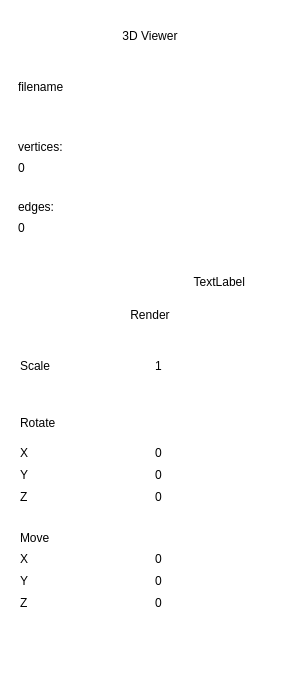
       <widget class="QFrame" name="left_aside">
        <property name="sizePolicy">
         <sizepolicy hsizetype="Fixed" vsizetype="MinimumExpanding">
          <horstretch>0</horstretch>
          <verstretch>80</verstretch>
         </sizepolicy>
        </property>
        <property name="minimumSize">
         <size>
          <width>300</width>
          <height>700</height>
         </size>
        </property>
        <property name="maximumSize">
         <size>
          <width>300</width>
          <height>16777215</height>
         </size>
        </property>
        <property name="styleSheet">
         <string notr="true">background: transparent;
border: none;</string>
        </property>
        <property name="frameShape">
         <enum>QFrame::StyledPanel</enum>
        </property>
        <property name="frameShadow">
         <enum>QFrame::Raised</enum>
        </property>
        <layout class="QVBoxLayout" name="verticalLayout_9">
         <property name="spacing">
          <number>0</number>
         </property>
         <property name="leftMargin">
          <number>0</number>
         </property>
         <property name="rightMargin">
          <number>0</number>
         </property>
         <item>
          <widget class="QFrame" name="frame">
           <property name="sizePolicy">
            <sizepolicy hsizetype="Preferred" vsizetype="Fixed">
             <horstretch>0</horstretch>
             <verstretch>0</verstretch>
            </sizepolicy>
           </property>
           <property name="minimumSize">
            <size>
             <width>0</width>
             <height>50</height>
            </size>
           </property>
           <property name="styleSheet">
            <string notr="true">background: transparent;
border: none;</string>
           </property>
           <property name="frameShape">
            <enum>QFrame::StyledPanel</enum>
           </property>
           <property name="frameShadow">
            <enum>QFrame::Raised</enum>
           </property>
           <layout class="QVBoxLayout" name="verticalLayout_14">
            <item>
             <widget class="QLabel" name="label_10">
              <property name="styleSheet">
               <string notr="true">background: transparent;</string>
              </property>
              <property name="text">
               <string>3D Viewer</string>
              </property>
              <property name="alignment">
               <set>Qt::AlignCenter</set>
              </property>
             </widget>
            </item>
           </layout>
          </widget>
         </item>
         <item>
          <widget class="QFrame" name="info_frame">
           <property name="sizePolicy">
            <sizepolicy hsizetype="Preferred" vsizetype="Preferred">
             <horstretch>0</horstretch>
             <verstretch>0</verstretch>
            </sizepolicy>
           </property>
           <property name="frameShape">
            <enum>QFrame::StyledPanel</enum>
           </property>
           <property name="frameShadow">
            <enum>QFrame::Raised</enum>
           </property>
           <layout class="QVBoxLayout" name="verticalLayout_23">
            <item>
             <widget class="QFrame" name="filename_frame">
              <property name="styleSheet">
               <string notr="true">	background: transparent;
	border: none;</string>
              </property>
              <property name="frameShape">
               <enum>QFrame::StyledPanel</enum>
              </property>
              <property name="frameShadow">
               <enum>QFrame::Raised</enum>
              </property>
              <layout class="QVBoxLayout" name="verticalLayout_8">
               <item>
                <widget class="QLabel" name="filename_title">
                 <property name="minimumSize">
                  <size>
                   <width>0</width>
                   <height>15</height>
                  </size>
                 </property>
                 <property name="text">
                  <string>filename</string>
                 </property>
                </widget>
               </item>
               <item>
                <widget class="QLabel" name="filename">
                 <property name="minimumSize">
                  <size>
                   <width>0</width>
                   <height>15</height>
                  </size>
                 </property>
                 <property name="text">
                  <string/>
                 </property>
                </widget>
               </item>
              </layout>
             </widget>
            </item>
            <item>
             <widget class="QFrame" name="vert_frame">
              <property name="styleSheet">
               <string notr="true">	background: transparent;
	border: none;</string>
              </property>
              <property name="frameShape">
               <enum>QFrame::StyledPanel</enum>
              </property>
              <property name="frameShadow">
               <enum>QFrame::Raised</enum>
              </property>
              <layout class="QVBoxLayout" name="verticalLayout_6">
               <item>
                <widget class="QLabel" name="vert_count_title">
                 <property name="minimumSize">
                  <size>
                   <width>0</width>
                   <height>15</height>
                  </size>
                 </property>
                 <property name="text">
                  <string>vertices:</string>
                 </property>
                 <property name="alignment">
                  <set>Qt::AlignLeading|Qt::AlignLeft|Qt::AlignVCenter</set>
                 </property>
                </widget>
               </item>
               <item>
                <widget class="QLabel" name="vert_count">
                 <property name="minimumSize">
                  <size>
                   <width>0</width>
                   <height>15</height>
                  </size>
                 </property>
                 <property name="text">
                  <string>0</string>
                 </property>
                 <property name="alignment">
                  <set>Qt::AlignLeading|Qt::AlignLeft|Qt::AlignVCenter</set>
                 </property>
                </widget>
               </item>
              </layout>
             </widget>
            </item>
            <item>
             <widget class="QFrame" name="edges_frame">
              <property name="styleSheet">
               <string notr="true">	background: transparent;
	border: none;</string>
              </property>
              <property name="frameShape">
               <enum>QFrame::StyledPanel</enum>
              </property>
              <property name="frameShadow">
               <enum>QFrame::Raised</enum>
              </property>
              <layout class="QVBoxLayout" name="verticalLayout_7">
               <item>
                <widget class="QLabel" name="edges_count_title">
                 <property name="minimumSize">
                  <size>
                   <width>0</width>
                   <height>15</height>
                  </size>
                 </property>
                 <property name="text">
                  <string>edges:</string>
                 </property>
                 <property name="alignment">
                  <set>Qt::AlignLeading|Qt::AlignLeft|Qt::AlignVCenter</set>
                 </property>
                </widget>
               </item>
               <item>
                <widget class="QLabel" name="edges_count">
                 <property name="minimumSize">
                  <size>
                   <width>0</width>
                   <height>15</height>
                  </size>
                 </property>
                 <property name="text">
                  <string>0</string>
                 </property>
                 <property name="alignment">
                  <set>Qt::AlignLeading|Qt::AlignLeft|Qt::AlignVCenter</set>
                 </property>
                </widget>
               </item>
              </layout>
             </widget>
            </item>
           </layout>
          </widget>
         </item>
         <item>
          <widget class="QFrame" name="open_file_frame">
           <property name="sizePolicy">
            <sizepolicy hsizetype="Preferred" vsizetype="Fixed">
             <horstretch>0</horstretch>
             <verstretch>0</verstretch>
            </sizepolicy>
           </property>
           <property name="frameShape">
            <enum>QFrame::StyledPanel</enum>
           </property>
           <property name="frameShadow">
            <enum>QFrame::Raised</enum>
           </property>
           <layout class="QVBoxLayout" name="verticalLayout">
            <item>
             <layout class="QHBoxLayout" name="horizontalLayout">
              <item>
               <widget class="QLabel" name="label">
                <property name="sizePolicy">
                 <sizepolicy hsizetype="Preferred" vsizetype="Fixed">
                  <horstretch>0</horstretch>
                  <verstretch>0</verstretch>
                 </sizepolicy>
                </property>
                <property name="styleSheet">
                 <string notr="true"/>
                </property>
                <property name="text">
                 <string>TextLabel</string>
                </property>
                <property name="alignment">
                 <set>Qt::AlignRight|Qt::AlignTrailing|Qt::AlignVCenter</set>
                </property>
               </widget>
              </item>
              <item>
               <widget class="QPushButton" name="open_file">
                <property name="sizePolicy">
                 <sizepolicy hsizetype="Fixed" vsizetype="Fixed">
                  <horstretch>0</horstretch>
                  <verstretch>0</verstretch>
                 </sizepolicy>
                </property>
                <property name="minimumSize">
                 <size>
                  <width>40</width>
                  <height>40</height>
                 </size>
                </property>
                <property name="maximumSize">
                 <size>
                  <width>40</width>
                  <height>40</height>
                 </size>
                </property>
                <property name="styleSheet">
                 <string notr="true"/>
                </property>
                <property name="text">
                 <string/>
                </property>
               </widget>
              </item>
             </layout>
            </item>
            <item>
             <widget class="QPushButton" name="render_model">
              <property name="sizePolicy">
               <sizepolicy hsizetype="Expanding" vsizetype="Fixed">
                <horstretch>0</horstretch>
                <verstretch>0</verstretch>
               </sizepolicy>
              </property>
              <property name="text">
               <string>Render</string>
              </property>
             </widget>
            </item>
           </layout>
          </widget>
         </item>
         <item>
          <widget class="QFrame" name="manipulation_frame">
           <property name="sizePolicy">
            <sizepolicy hsizetype="MinimumExpanding" vsizetype="Fixed">
             <horstretch>0</horstretch>
             <verstretch>0</verstretch>
            </sizepolicy>
           </property>
           <property name="minimumSize">
            <size>
             <width>0</width>
             <height>300</height>
            </size>
           </property>
           <property name="styleSheet">
            <string notr="true">QFrame#manipulation_frame {
	border: 1px solid rgb(255, 255, 255);
}</string>
           </property>
           <property name="frameShape">
            <enum>QFrame::StyledPanel</enum>
           </property>
           <property name="frameShadow">
            <enum>QFrame::Raised</enum>
           </property>
           <layout class="QVBoxLayout" name="verticalLayout_5">
            <item>
             <widget class="QFrame" name="scale_frame">
              <property name="sizePolicy">
               <sizepolicy hsizetype="Preferred" vsizetype="Preferred">
                <horstretch>0</horstretch>
                <verstretch>0</verstretch>
               </sizepolicy>
              </property>
              <property name="minimumSize">
               <size>
                <width>0</width>
                <height>50</height>
               </size>
              </property>
              <property name="styleSheet">
               <string notr="true">QFrame#scale_frame {	border: 1px solid rgb(255, 255, 255);}</string>
              </property>
              <property name="frameShape">
               <enum>QFrame::StyledPanel</enum>
              </property>
              <property name="frameShadow">
               <enum>QFrame::Raised</enum>
              </property>
              <layout class="QVBoxLayout" name="verticalLayout_20">
               <item>
                <layout class="QHBoxLayout" name="scale_layout">
                 <item>
                  <widget class="QLabel" name="label_2">
                   <property name="sizePolicy">
                    <sizepolicy hsizetype="Preferred" vsizetype="Fixed">
                     <horstretch>0</horstretch>
                     <verstretch>0</verstretch>
                    </sizepolicy>
                   </property>
                   <property name="text">
                    <string>Scale</string>
                   </property>
                  </widget>
                 </item>
                 <item>
                  <widget class="QSpinBox" name="scale">
                   <property name="minimum">
                    <number>1</number>
                   </property>
                  </widget>
                 </item>
                </layout>
               </item>
              </layout>
             </widget>
            </item>
            <item>
             <widget class="QFrame" name="rotate_frame">
              <property name="sizePolicy">
               <sizepolicy hsizetype="Preferred" vsizetype="MinimumExpanding">
                <horstretch>0</horstretch>
                <verstretch>0</verstretch>
               </sizepolicy>
              </property>
              <property name="minimumSize">
               <size>
                <width>0</width>
                <height>100</height>
               </size>
              </property>
              <property name="styleSheet">
               <string notr="true">QFrame#rotate_frame {	border: 1px solid rgb(255, 255, 255);}</string>
              </property>
              <property name="frameShape">
               <enum>QFrame::StyledPanel</enum>
              </property>
              <property name="frameShadow">
               <enum>QFrame::Raised</enum>
              </property>
              <layout class="QVBoxLayout" name="verticalLayout_21">
               <item>
                <layout class="QVBoxLayout" name="rotate_layout">
                 <item>
                  <widget class="QLabel" name="rotate_title">
                   <property name="text">
                    <string>Rotate</string>
                   </property>
                  </widget>
                 </item>
                 <item>
                  <layout class="QHBoxLayout" name="horizontalLayout_3">
                   <item>
                    <widget class="QLabel" name="label_4">
                     <property name="text">
                      <string>X</string>
                     </property>
                    </widget>
                   </item>
                   <item>
                    <widget class="QSpinBox" name="rotate_x">
                     <property name="minimum">
                      <number>-360</number>
                     </property>
                     <property name="maximum">
                      <number>360</number>
                     </property>
                    </widget>
                   </item>
                  </layout>
                 </item>
                 <item>
                  <layout class="QHBoxLayout" name="horizontalLayout_4">
                   <item>
                    <widget class="QLabel" name="label_5">
                     <property name="text">
                      <string>Y</string>
                     </property>
                    </widget>
                   </item>
                   <item>
                    <widget class="QSpinBox" name="rotate_y">
                     <property name="minimum">
                      <number>-360</number>
                     </property>
                     <property name="maximum">
                      <number>360</number>
                     </property>
                    </widget>
                   </item>
                  </layout>
                 </item>
                 <item>
                  <layout class="QHBoxLayout" name="horizontalLayout_5">
                   <item>
                    <widget class="QLabel" name="label_6">
                     <property name="text">
                      <string>Z</string>
                     </property>
                    </widget>
                   </item>
                   <item>
                    <widget class="QSpinBox" name="rotate_z">
                     <property name="minimum">
                      <number>-360</number>
                     </property>
                     <property name="maximum">
                      <number>360</number>
                     </property>
                    </widget>
                   </item>
                  </layout>
                 </item>
                </layout>
               </item>
              </layout>
             </widget>
            </item>
            <item>
             <widget class="QFrame" name="move_frame">
              <property name="minimumSize">
               <size>
                <width>0</width>
                <height>100</height>
               </size>
              </property>
              <property name="styleSheet">
               <string notr="true">QFrame#move_frame {
border: 1px solid rgb(255, 255, 255);
}</string>
              </property>
              <property name="frameShape">
               <enum>QFrame::StyledPanel</enum>
              </property>
              <property name="frameShadow">
               <enum>QFrame::Raised</enum>
              </property>
              <layout class="QVBoxLayout" name="verticalLayout_22">
               <item>
                <layout class="QVBoxLayout" name="move_layout">
                 <item>
                  <widget class="QLabel" name="translate_title">
                   <property name="text">
                    <string>Move</string>
                   </property>
                  </widget>
                 </item>
                 <item>
                  <layout class="QHBoxLayout" name="horizontalLayout_6">
                   <item>
                    <widget class="QLabel" name="label_7">
                     <property name="text">
                      <string>X</string>
                     </property>
                    </widget>
                   </item>
                   <item>
                    <widget class="QSpinBox" name="move_x">
                     <property name="minimum">
                      <number>-100</number>
                     </property>
                     <property name="maximum">
                      <number>100</number>
                     </property>
                     <property name="singleStep">
                      <number>1</number>
                     </property>
                    </widget>
                   </item>
                  </layout>
                 </item>
                 <item>
                  <layout class="QHBoxLayout" name="horizontalLayout_7">
                   <item>
                    <widget class="QLabel" name="label_8">
                     <property name="text">
                      <string>Y</string>
                     </property>
                    </widget>
                   </item>
                   <item>
                    <widget class="QSpinBox" name="move_y">
                     <property name="minimum">
                      <number>-100</number>
                     </property>
                     <property name="maximum">
                      <number>100</number>
                     </property>
                    </widget>
                   </item>
                  </layout>
                 </item>
                 <item>
                  <layout class="QHBoxLayout" name="horizontalLayout_8">
                   <item>
                    <widget class="QLabel" name="label_9">
                     <property name="sizePolicy">
                      <sizepolicy hsizetype="Preferred" vsizetype="Fixed">
                       <horstretch>0</horstretch>
                       <verstretch>0</verstretch>
                      </sizepolicy>
                     </property>
                     <property name="text">
                      <string>Z</string>
                     </property>
                    </widget>
                   </item>
                   <item>
                    <widget class="QSpinBox" name="move_z">
                     <property name="minimum">
                      <number>-100</number>
                     </property>
                     <property name="maximum">
                      <number>100</number>
                     </property>
                    </widget>
                   </item>
                  </layout>
                 </item>
                </layout>
               </item>
              </layout>
             </widget>
            </item>
           </layout>
          </widget>
         </item>
         <item>
          <spacer name="verticalSpacer_2">
           <property name="orientation">
            <enum>Qt::Vertical</enum>
           </property>
           <property name="sizeHint" stdset="0">
            <size>
             <width>20</width>
             <height>40</height>
            </size>
           </property>
          </spacer>
         </item>
        </layout>
       </widget>
